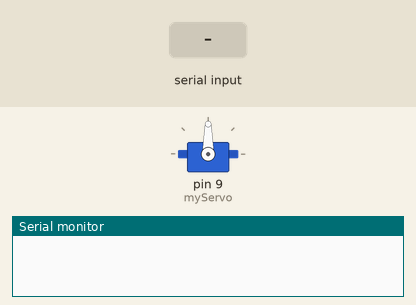
The sketch below on a simulated Arduino Uno, built with avr-gcc and run on an emulated ATmega328P. On the bench: servo, the last lines printed to the serial monitor. The inputs (shaded band) are chosen by the test bench.

Above: at 1.2 s.
1.3 s: "90,45\n" received over Serial
At 2.0 s:
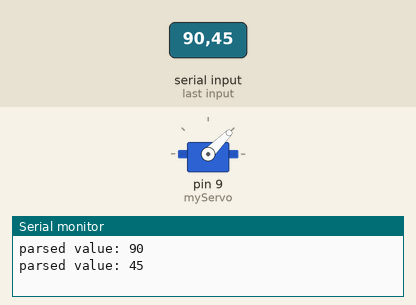
2.8 s: "30,150\n" received over Serial
At 3.2 s:
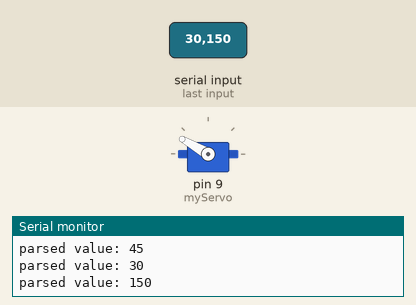
4.3 s: "5\n" received over Serial
At 5.3 s:
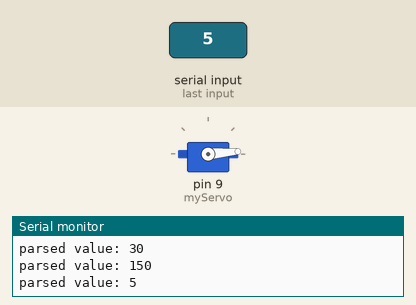
5.8 s: "200\n" received over Serial
At 6.5 s:
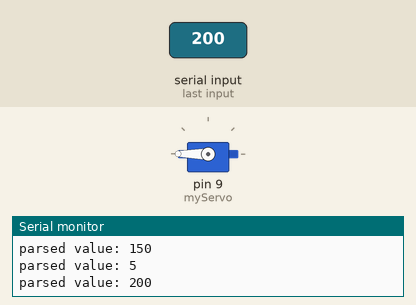
7.3 s: "90\n" received over Serial
At 7.6 s:
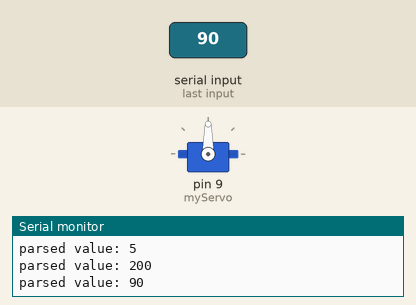
Timing chart, 0 to 9.8 s (numbered marks = the images above; inputs shaded):
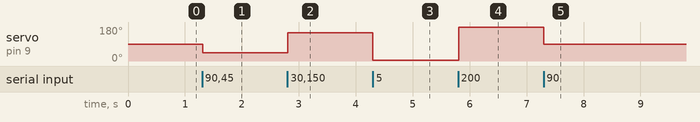

Measured:
- after the input at 1.3 s, servo on pin 9 (myServo): 90° → 45° at once
- after the input at 2.8 s, servo on pin 9 (myServo): 45° → 150° at once
- after the input at 4.3 s, servo on pin 9 (myServo): 150° → 5° at once
- after the input at 5.8 s, servo on pin 9 (myServo): 5° → 180° at once
- after the input at 7.3 s, servo on pin 9 (myServo): 180° → 90° at once

The sketch:

servo_sg90.ino
```cpp
#include <Servo.h>

//sg90 can rotate 180 degrees

Servo myServo;

void setup() {
  Serial.begin(9600);
  myServo.attach(9);
  // put your setup code here, to run once:

}

void loop() {
  int val;

  while (Serial.available() > 0){
    val = Serial.parseInt();
    if (val != 0){
      Serial.print("parsed value: ");
      Serial.println(val);
      myServo.write(val);
    }
    delay(5);
  }

}
```
